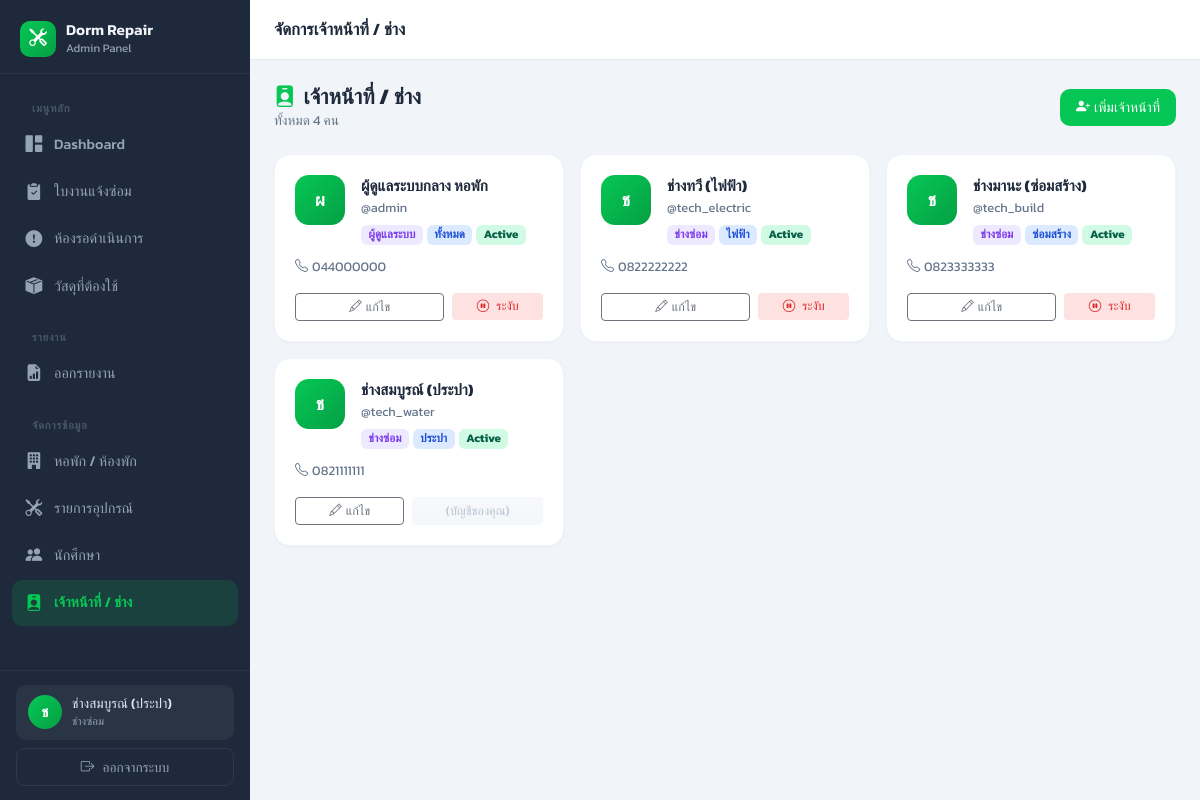
The app's page /admin/staff.php (signed in) with its own data.
### tables this page shows
CREATE TABLE staff (
    id INT AUTO_INCREMENT PRIMARY KEY,
    username VARCHAR(50) UNIQUE DEFAULT NULL,
    password VARCHAR(255) DEFAULT NULL,    
    line_uid VARCHAR(100) UNIQUE DEFAULT NULL,
    name VARCHAR(150) NOT NULL,
    phone VARCHAR(20) DEFAULT NULL,
    role ENUM('admin', 'technician') NOT NULL,
    specialty ENUM('ประปา', 'ไฟฟ้า', 'ซ่อมสร้าง', 'ทั้งหมด') DEFAULT 'ทั้งหมด',
    status ENUM('active', 'inactive') DEFAULT 'active',
    created_at TIMESTAMP DEFAULT CURRENT_TIMESTAMP
);

### admin/staff.php (the view, shortened to what this page needs)
<?php
require_once '../connect.php';
$staffList = $pdo->query("SELECT * FROM staff ORDER BY status DESC, role ASC, name ASC")->fetchAll();
$roles      = ['admin' => 'ผู้ดูแลระบบ', 'technician' => 'ช่างซ่อม'];
include 'includes/header.php';
?>
<div class="page-header">
    <div>
        <h2><i class="bi bi-person-badge-fill me-2" style="color:#06C755;"></i>เจ้าหน้าที่ / ช่าง</h2>
        <p class="page-desc">ทั้งหมด <?= count($staffList) ?> คน</p>
    </div>
    <button class="btn btn-sm" style="background:#06C755;color:white;border:none;border-radius:10px;padding:8px 16px;"
            onclick="openAddModal()">
        <i class="bi bi-person-plus-fill me-1"></i>เพิ่มเจ้าหน้าที่
    </button>
</div>
<div class="row g-3">
    <?php foreach ($staffList as $staff): ?>
    <?php $isActive = $staff['status'] === 'active'; ?>
    <div class="col-12 col-md-6 col-lg-4">
        <div class="panel mb-0" style="opacity:<?= $isActive ? 1 : 0.65 ?>;">
            <div class="panel-body">
                <div class="d-flex align-items-start gap-3">
                    <div style="width:50px;height:50px;border-radius:14px;background:<?= $isActive ? 'linear-gradient(135deg,#06C755,#05a044)' : '#e2e8f0' ?>;display:flex;align-items:center;justify-content:center;color:<?= $isActive ? 'white' : '#94a3b8' ?>;font-size:1.1rem;font-weight:700;flex-shrink:0;">
                        <?= mb_substr($staff['name'], 0, 1) ?>
                    </div>
                    <div class="flex-fill min-width-0">
                        <div style="font-weight:700;font-size:0.95rem;color:#1e293b;">
                            <?= htmlspecialchars($staff['name']) ?>
                        </div>
                        <div style="font-size:0.8rem;color:#64748b;">@<?= htmlspecialchars($staff['username'] ?? '-') ?></div>
                        <div class="d-flex flex-wrap gap-1 mt-2">
                            <span class="badge" style="background:#ede9fe;color:#7c3aed;font-size:0.72rem;">
                                <?= $roles[$staff['role']] ?? $staff['role'] ?>
                            </span>
                            <?php if ($staff['specialty']): ?>
                            <span class="badge" style="background:#dbeafe;color:#1d4ed8;font-size:0.72rem;">
                                <?= htmlspecialchars($staff['specialty']) ?>
                            </span>
                            <?php endif; ?>
                            <span class="badge" style="background:<?= $isActive ? '#d1fae5' : '#f1f5f9' ?>;color:<?= $isActive ? '#065f46' : '#64748b' ?>;font-size:0.72rem;">
                                <?= $isActive ? 'Active' : 'Inactive' ?>
                            </span>
                        </div>
                    </div>
                </div>
                <?php if ($staff['phone']): ?>
                <div style="font-size:0.82rem;color:#64748b;margin-top:12px;">
                    <i class="bi bi-telephone me-1"></i><?= htmlspecialchars($staff['phone']) ?>
                </div>
                <?php endif; ?>
                <div class="d-flex gap-2 mt-3">
                    <button class="btn btn-sm btn-outline-secondary flex-fill"
                            style="font-size:0.78rem;"
                            onclick="openEditModal(<?= htmlspecialchars(json_encode($staff)) ?>)">
                        <i class="bi bi-pencil me-1"></i>แก้ไข
                    </button>
                    <?php if ($staff['id'] !== (int)$_SESSION['admin_id']): ?>
                    <form method="POST" style="flex:1;">
                        <button type="submit" class="btn btn-sm w-100"
                                style="font-size:0.78rem;background:<?= $isActive ? '#fee2e2' : '#d1fae5' ?>;color:<?= $isActive ? '#dc2626' : '#059669' ?>;border:none;"
                                onclick="return confirm('<?= $isActive ? 'ระงับการใช้งาน' : 'เปิดใช้งาน' ?>บัญชีนี้?')">
                            <i class="bi bi-<?= $isActive ? 'pause-circle' : 'play-circle' ?> me-1"></i>
                            <?= $isActive ? 'ระงับ' : 'เปิดใช้' ?>
                        </button>
                    </form>
                    <?php else: ?>
                    <button class="btn btn-sm flex-fill" disabled style="font-size:0.78rem;background:#f1f5f9;color:#94a3b8;border:none;">
                        (บัญชีของคุณ)
                    </button>
                    <?php endif; ?>
                </div>
            </div>
        </div>
    </div>
    <?php endforeach; ?>
</div>
<?php
include 'includes/footer.php';
?>

### admin/includes/header.php (style rules this page uses)
:root { --primary: #06C755; --primary-dark: #05a044; --sidebar-bg: #1e293b; --sidebar-hover: #0f172a; --sidebar-active: rgba(6, 199, 85, 0.15); --sidebar-text: #94a3b8; --sidebar-text-active: #06C755; --sidebar-width: 250px; --topbar-height: 60px; }
* { box-sizing: border-box; }
body { font-family: 'Kanit', sans-serif; background-color: #f1f5f9; color: #334155; margin: 0; padding: 0; }
.page-header { display: flex; align-items: center; justify-content: space-between; margin-bottom: 24px; flex-wrap: wrap; gap: 12px; }
.page-header h2 { font-size: 1.35rem; font-weight: 700; color: #1e293b; margin: 0; }
.page-header .page-desc { font-size: 0.85rem; color: #64748b; margin: 0; }
.panel { background: white; border-radius: 16px; border: 1px solid #f1f5f9; box-shadow: 0 1px 3px rgba(0,0,0,0.04); margin-bottom: 24px; overflow: hidden; }
.panel-body { padding: 20px; }

### records on screen
staff: name "ผ", name "ผู้ดูแลระบบกลาง หอพัก", username "admin", role "ผู้ดูแลระบบ", specialty "ทั้งหมด", status "Active", phone "044000000"
staff: name "ช", name "ช่างทวี (ไฟฟ้า)", username "tech_electric", role "ช่างซ่อม", specialty "ไฟฟ้า", status "Active", phone "0822222222"
staff: name "ช", name "ช่างมานะ (ซ่อมสร้าง)", username "tech_build", role "ช่างซ่อม", specialty "ซ่อมสร้าง", status "Active", phone "0823333333"
staff: name "ช", name "ช่างสมบูรณ์ (ประปา)", username "tech_water", role "ช่างซ่อม", specialty "ประปา", status "Active", phone "0821111111", shows "(บัญชีของคุณ)"

### other values on screen
mb_substr($_SESSION['admin_name'] ?? 'A', 0, 1) "ช"
$_SESSION['admin_name'] "ช่างสมบูรณ์ (ประปา)"
$page_title "จัดการเจ้าหน้าที่ / ช่าง"
count($staffList) "4"
